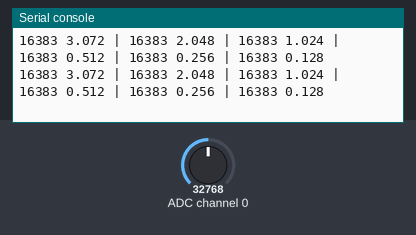
The program below on a simulated CircuitPython board. Shown: the last lines printed to the serial console. The inputs (shaded band) are chosen by the test bench; at power-on: ADC channel 0 = 32768 (analog values on the 0–65535 scale).

Above: at 1.2 s.
1.3 s: ADC channel 0 set to 19660
At 2.5 s:
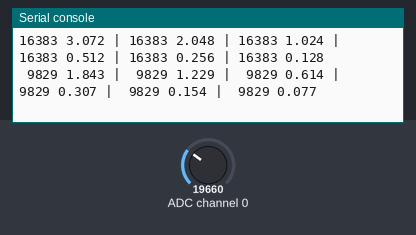
3.6 s: ADC channel 0 set to 0
At 4.6 s:
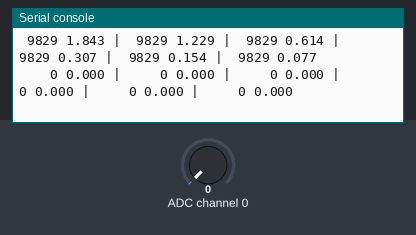

Measured:
- after the input at 1.3 s, the serial console: prints a new line after 0.83 s (image 1)
- after the input at 3.6 s, the serial console: prints a new line after 0.61 s (image 2)

The program:

test.py
```python
import time
import board
import busio
import adafruit_ads1x15.ads1115 as ADS
from adafruit_ads1x15.analog_in import AnalogIn

i2c = busio.I2C(board.SCL, board.SDA)

ads = ADS.ADS1115(i2c)

#ads.gain = 1

gains = (2 / 3, 1, 2, 4, 8, 16)
chan1 = AnalogIn(ads, ADS.P0)
chan2 = AnalogIn(ads, ADS.P1)

while True:
    ads.gain = gains[0]
    print("{:5} {:5.3f}".format(chan1.value, chan1.voltage), end="")
    for gain in gains[1:]:
        ads.gain = gain
        print(" | {:5} {:5.3f}".format(chan1.value, chan1.voltage), end="")
    print()
    time.sleep(1)


#    print(f"output1: {chan1.voltage}V")
#    print(f"output2: {chan2.voltage}V")
#    time.sleep(1)
```
